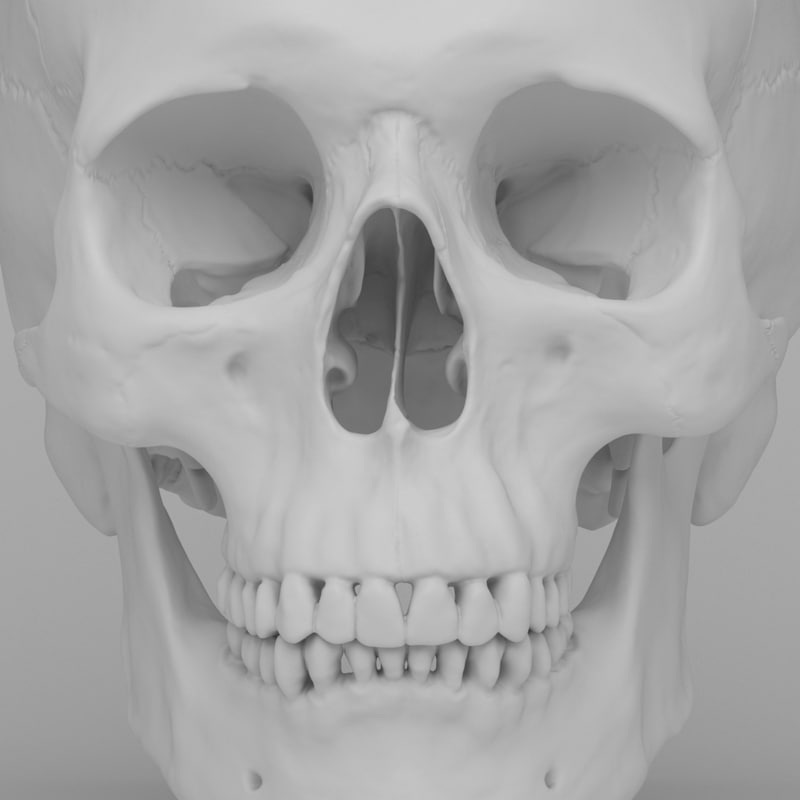
#> input picture week2/images/skull.png, 800 x 800 px
$ python q4_contrast_stretching.py
#> lines starting #> are read from the running program, lines starting #| are printed output that depends on the picture
import cv2
import numpy as np

img = cv2.imread('images/skull.png', 0)
#> img is the input picture: shape (800, 800); min 50, max 207, mean 166.1
#Resize Image
scale_percent = 50
w = int(img.shape[1] * scale_percent/100)
#> w = 400
h = int(img.shape[0] * scale_percent/100)
#> h = 400
new_dims = (w, h)
#> new_dims = (400, 400)
img = cv2.resize(img, new_dims, interpolation=cv2.INTER_LINEAR)
#> img: shape (400, 400)

#Contrast Stretching
lower_threshold = 150
lower_value = 20
upper_threshold = 220
upper_value = 240

# Compute the scaling factors
slope = (upper_value - lower_value) / (upper_threshold - lower_threshold)
intercept = lower_value - slope * lower_threshold

stretched_img = np.clip(slope * img + intercept, 0, 255).astype(np.uint8)
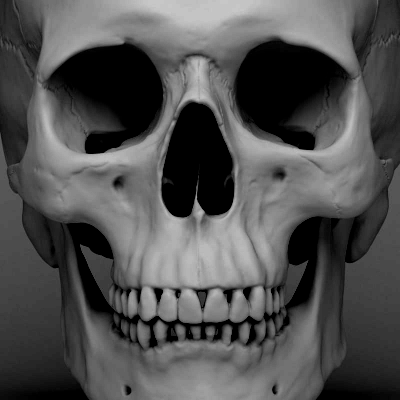
#> stretched_img: shape (400, 400); min 0, max 199, mean 80.8


r = cv2.hconcat([img, stretched_img])
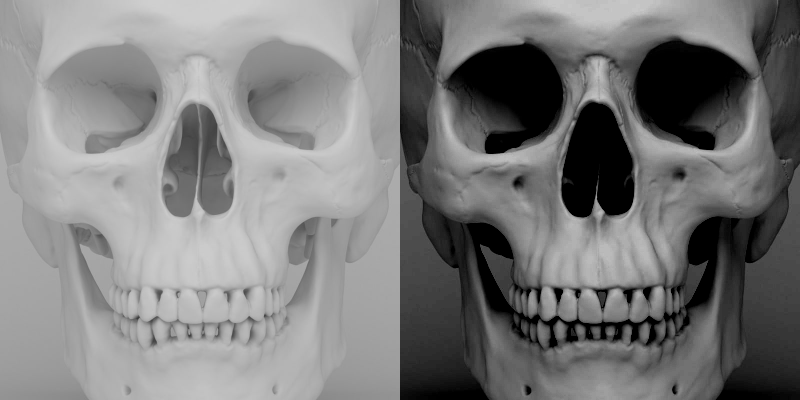
#> r: shape (400, 800); min 0, max 207, mean 123.5
cv2.imshow('win', r)
cv2.waitKey(0)
cv2.waitKey(0)
